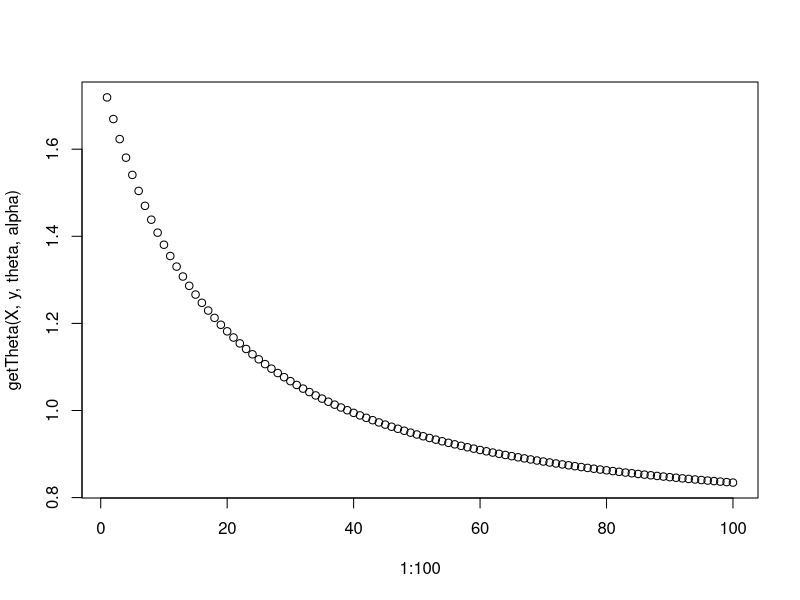

The R script that drew this image:
#Logistic regression 
# test variables 
X <- matrix(c(5,4,6,7,8,29,1,1,1,1,1,1), nrow=6, ncol=2)
y <- c(0,1,1,1,0,1)
theta <- c(0,0)
alpha = 0.001

x <- matrix(c(5,4,6,7,8,29,1,1,1,1,1,1), nrow=6, ncol=2)
y <- c(0,1,1,1,0,1)

sigmoid <- function(theta, X) {
  return(1/(1+exp(-t(theta) %*% X)))
}

getCost <- function(X,y,theta,alpha) {
  # transpose X so that cols are observations and rows predictors
  X = t(X)
  # calculate cost 
  g = sigmoid(theta,X)
  return(log(g) %*% -y - (1 - g) %*% (1-y))
}

getGradient <- function(X,y,theta,alpha) {
  X = t(X)
  m = ncol(X)
  # calculate gradient 
  g = sigmoid(theta,X)
  grad = theta - (alpha/m) * t((t(t(g) - y)) %*% t(X))
  return(grad)
}

getTheta <- function(X,y,theta,alpha) {
  costs = rep(0, 100)
  for(iter in 1:100) {
    theta = getGradient(X,y,theta,alpha)
    costs[iter] = getCost(X,y,theta,alpha)
  }
  return(costs)
}

plot(1:100, getTheta(X,y,theta,alpha))

#to do list:
#refactor
#alpha tuning
#predictions, stats, plotting
#investigate: starting value of theta is important (for increase/decrease cost func)
